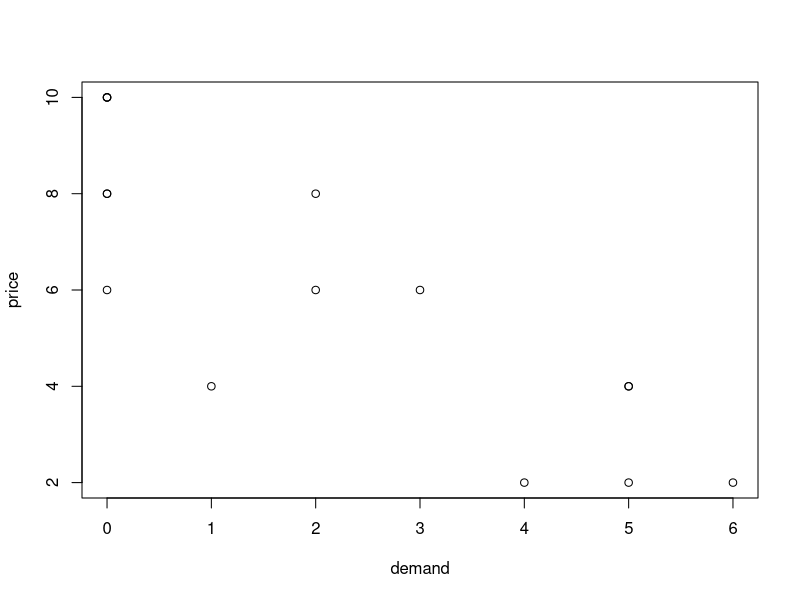
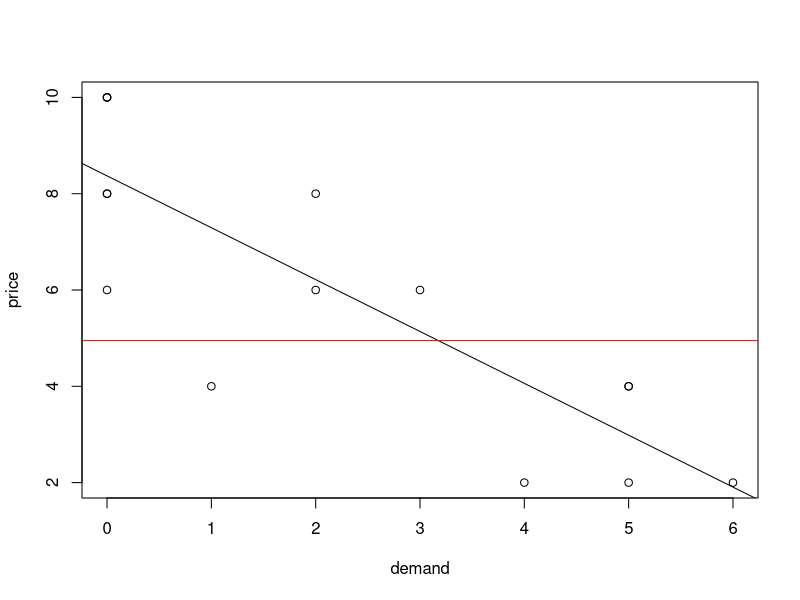

The R script that drew these images, in order:
## ---- chunk 1
knitr::opts_chunk$set(echo = TRUE)
## ---- chunk 2
BigMCdata = read.csv('BigMCDemandDataSet.csv')
attach(BigMCdata)
names(BigMCdata)
## ---- chunk 3
plot(demand,price)
## ---- chunk 4
priceOne = 4.95

model1 = lm(price~demand)
summary(model1)
plot(demand,price)
abline(model1)

abline(h = priceOne, col='red')
## ---- chunk 5
slope = model1$coefficients[2]
intercept = model1$coefficients[1]
demanded = (priceOne-intercept)/slope

E = slope*priceOne/demanded

MR = priceOne * abs((1+E)/E)

print(paste('price = ',priceOne))
print(paste('demanded = ',demanded))

print(paste('elasticity =', round(E,2)))
print(paste('MR = ', round(MR,2)))
## ---- chunk 6
profit = priceOne - MR
print(paste('profit =', profit))
